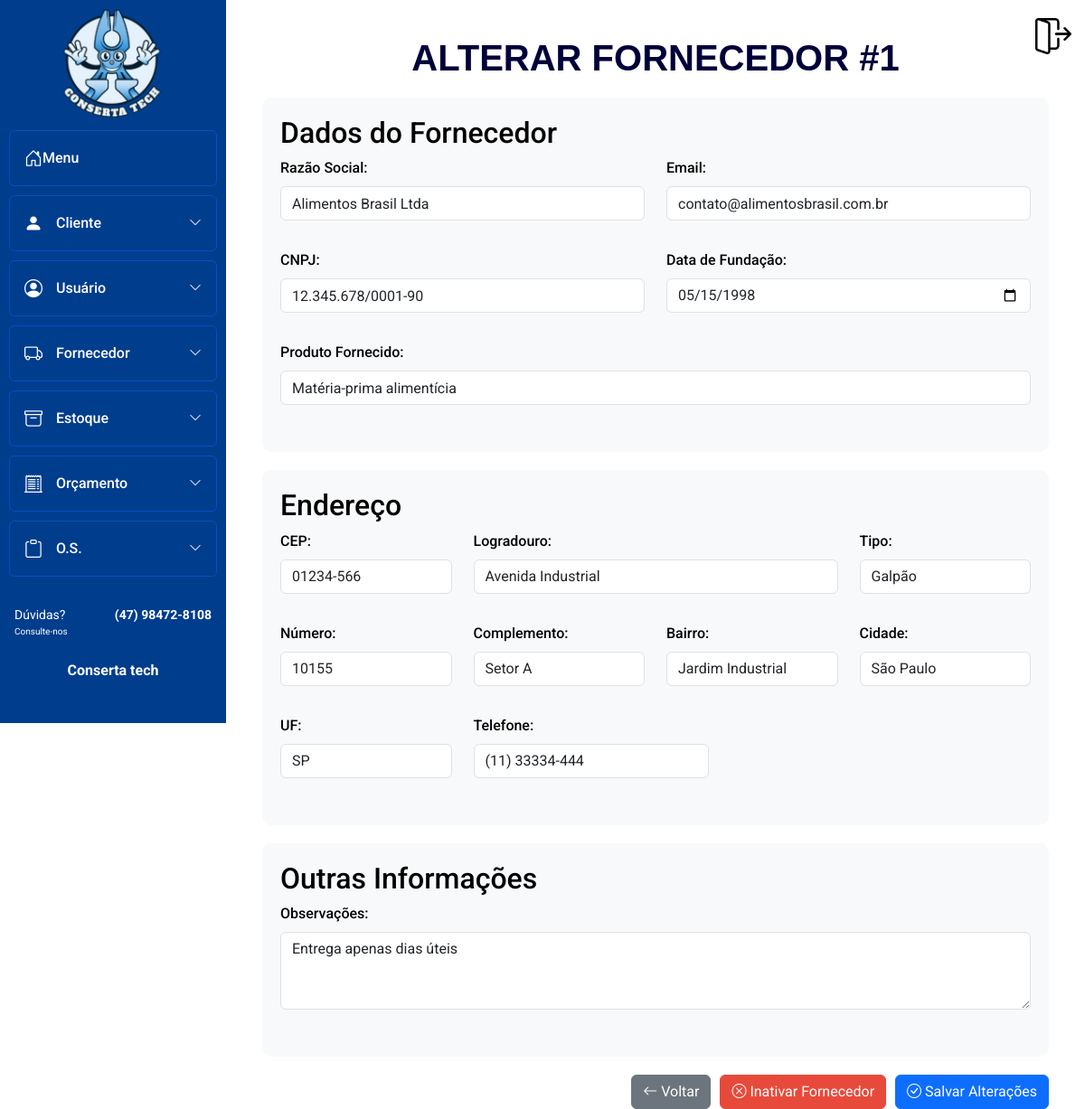
The app's page /sa_mod_bd/Fornecedor/alterar_fornecedor.php?id=1 (signed in) with its own data.
### tables this page shows
CREATE TABLE `fornecedor` (
  `id_fornecedor` int(11) NOT NULL,
  `id_usuario` int(11) NOT NULL,
  `email` varchar(100) DEFAULT NULL,
  `razao_social` varchar(50) NOT NULL,
  `cnpj` varchar(20) DEFAULT NULL,
  `data_fundacao` date DEFAULT NULL,
  `produto_fornecido` varchar(100) DEFAULT NULL,
  `data_cad` date DEFAULT NULL,
  `cep` varchar(10) DEFAULT NULL,
  `logradouro` varchar(80) DEFAULT NULL,
  `tipo` varchar(20) DEFAULT NULL,
  `complemento` varchar(15) DEFAULT NULL,
  `numero` int(11) DEFAULT NULL,
  `cidade` varchar(30) DEFAULT NULL,
  `uf` varchar(2) DEFAULT NULL,
  `bairro` varchar(20) DEFAULT NULL,
  `telefone` varchar(18) DEFAULT NULL,
  `observacoes` varchar(255) DEFAULT NULL,
  `inativo` tinyint(4) DEFAULT 0
);

### sa_mod_bd/Fornecedor/alterar_fornecedor.php (the view, shortened to what this page needs)
<?php
require_once '../Conexao/conexao.php';
$id_fornecedor = $_GET['id'];
try {
    $sql = "SELECT * FROM fornecedor WHERE id_fornecedor = :id_fornecedor";
    $stmt = $pdo->prepare($sql);
    $stmt->bindParam(':id_fornecedor', $id_fornecedor);
    $stmt->execute();
    $fornecedor = $stmt->fetch();
} catch (PDOException $e) {
    $_SESSION['mensagem'] = 'Erro ao carregar fornecedor: ' . $e->getMessage();
    $_SESSION['tipo_mensagem'] = 'error';
    header('Location: buscar_fornecedor.php');
    exit;
}
?>
<!DOCTYPE html>
<html lang="pt-BR">
<head>
    <link rel="stylesheet" href="../bootstrap/css/bootstrap.min.css">
    <link rel="stylesheet" href="https://cdn.jsdelivr.net/npm/bootstrap-icons@1.10.3/font/bootstrap-icons.css" />
    <link rel="stylesheet" href="../Menu_lateral/css-home-bar.css" />
    <link rel="stylesheet" href="https://cdn.jsdelivr.net/npm/notyf@3/notyf.min.css">
    <link href="https://cdn.jsdelivr.net/npm/bootstrap@5.3.0/dist/css/bootstrap.min.css" rel="stylesheet">
    <link rel="stylesheet" href="alterar.css">
</head>
<body>
    <div class="container">
        <h1>ALTERAR FORNECEDOR #<?= $fornecedor['id_fornecedor'] ?></h1>
        <?php include("../Menu_lateral/menu.php"); ?>
        <form method="POST" action="">
            <div class="form-section">
                <h2>Dados do Fornecedor</h2>
                <div class="row mb-3">
                    <div class="col-md-6">
                        <div class="form-group">
                            <label for="razao_social" class="form-label">Razão Social:</label>
                            <input type="text" id="razao_social" name="razao_social" class="form-control"
                                   value="<?= htmlspecialchars($fornecedor['razao_social']) ?>" required>
                        </div>
                    </div>
                    <div class="col-md-6">
                        <div class="form-group">
                            <label for="email" class="form-label">Email:</label>
                            <input type="email" id="email" name="email" class="form-control"
                                   value="<?= htmlspecialchars($fornecedor['email']) ?>">
                        </div>
                    </div>
                </div>
                <div class="row mb-3">
                    <div class="col-md-6">
                        <div class="form-group">
                            <label for="cnpj" class="form-label">CNPJ:</label>
                            <input type="text" id="cnpj" name="cnpj" class="form-control cnpj-mask"
                                   value="<?= htmlspecialchars($fornecedor['cnpj']) ?>">
                        </div>
                    </div>
                    <div class="col-md-6">
                        <div class="form-group">
                            <label for="data_fundacao" class="form-label">Data de Fundação:</label>
                            <input type="date" id="data_fundacao" name="data_fundacao" class="form-control"
                                   value="<?= $fornecedor['data_fundacao'] ?>">
                        </div>
                    </div>
                </div>
                <div class="row mb-3">
                    <div class="col-md-12">
                        <div class="form-group">
                            <label for="produto_fornecido" class="form-label">Produto Fornecido:</label>
                            <input type="text" id="produto_fornecido" name="produto_fornecido" class="form-control"
                                   value="<?= htmlspecialchars($fornecedor['produto_fornecido']) ?>">
                        </div>
                    </div>
                </div>
            </div>
            <div class="form-section">
                <h2>Endereço</h2>
                <div class="row mb-3">
                    <div class="col-md-3">
                        <div class="form-group">
                            <label for="cep" class="form-label">CEP:</label>
                            <input type="text" id="cep" name="cep" class="form-control cep-mask"
                                   value="<?= htmlspecialchars($fornecedor['cep']) ?>">
                        </div>
                    </div>
                    <div class="col-md-6">
                        <div class="form-group">
                            <label for="logradouro" class="form-label">Logradouro:</label>
                            <input type="text" id="logradouro" name="logradouro" class="form-control"
                                   value="<?= htmlspecialchars($fornecedor['logradouro']) ?>">
                        </div>
                    </div>
                    <div class="col-md-3">
                        <div class="form-group">
                            <label for="tipo" class="form-label">Tipo:</label>
                            <input type="text" id="tipo" name="tipo" class="form-control"
                                   value="<?= htmlspecialchars($fornecedor['tipo']) ?>">
                        </div>
                    </div>
                </div>
                <div class="row mb-3">
                    <div class="col-md-3">
                        <div class="form-group">
                            <label for="numero" class="form-label">Número:</label>
                            <input type="number" id="numero" name="numero" class="form-control"
                                   value="<?= htmlspecialchars($fornecedor['numero']) ?>">
                        </div>
                    </div>
                    <div class="col-md-3">
                        <div class="form-group">
                            <label for="complemento" class="form-label">Complemento:</label>
                            <input type="text" id="complemento" name="complemento" class="form-control"
                                   value="<?= htmlspecialchars($fornecedor['complemento']) ?>">
                        </div>
                    </div>
                    <div class="col-md-3">
                        <div class="form-group">
                            <label for="bairro" class="form-label">Bairro:</label>
                            <input type="text" id="bairro" name="bairro" class="form-control"
                                   value="<?= htmlspecialchars($fornecedor['bairro']) ?>">
                        </div>
                    </div>
                    <div class="col-md-3">
                        <div class="form-group">
                            <label for="cidade" class="form-label">Cidade:</label>
                            <input type="text" id="cidade" name="cidade" class="form-control"
                                   value="<?= htmlspecialchars($fornecedor['cidade']) ?>">
                        </div>
                    </div>
                </div>
                <div class="row mb-3">
                    <div class="col-md-3">
                        <div class="form-group">
                            <label for="uf" class="form-label">UF:</label>
                            <select id="uf" name="uf" class="form-control">
                                <option value="SP" <?= $fornecedor['uf'] == 'SP' ? 'selected' : '' ?>>SP</option>
                            </select>
                        </div>
                    </div>
                    <div class="col-md-4">
                        <div class="form-group">
                            <label for="telefone" class="form-label">Telefone:</label>
                            <input type="text" id="telefone" name="telefone" class="form-control phone-mask"
                                   value="<?= htmlspecialchars($fornecedor['telefone']) ?>">
                        </div>
                    </div>
                </div>
            </div>
            <div class="form-section">
                <h2>Outras Informações</h2>
                <div class="row mb-3">
                    <div class="col-md-12">
                        <div class="form-group">
                            <label for="observacoes" class="form-label">Observações:</label>
                            <textarea id="observacoes" name="observacoes" class="form-control" rows="3"><?= htmlspecialchars($fornecedor['observacoes']) ?></textarea>
                        </div>
                    </div>
                </div>
            </div>
            <div class="actions">
                <a href="buscar_fornecedor.php" class="btn btn-secondary">
                    <i class="bi bi-arrow-left"></i> Voltar
                </a>
                <button type="button" class="btn <?= $fornecedor['inativo'] == 1 ? 'btn-success' : 'btn-danger' ?>" data-bs-toggle="modal" data-bs-target="#confirmStatusModal">
                    <i class="bi <?= $fornecedor['inativo'] == 1 ? 'bi-check-circle' : 'bi-x-circle' ?>"></i>
                    <?= $fornecedor['inativo'] == 1 ? 'Ativar' : 'Inativar' ?> Fornecedor
                </button>
                <button type="submit" class="btn btn-primary">
                    <i class="bi bi-check-circle"></i> Salvar Alterações
                </button>
            </div>
        </form>
    </div>
</body>
</html>

### sa_mod_bd/Menu_lateral/css-home-bar.css (style rules this page uses)
* { margin: 0; padding: 0; box-sizing: border-box; font-family: 'Roboto', sans-serif; }
html, body { height: 100%; overflow-x: hidden; }

### sa_mod_bd/Fornecedor/alterar.css (style rules this page uses)
body { background-color: var(--background-color); color: var(--text-color); padding: 20px; display: flex; scrollbar-width: none; }
.container { max-width: 1400px; margin-left: 250px; padding: 20px; flex: 1; transition: margin-left 0.3s ease; }
h1 { text-align: center; font-weight: bold; color: rgb(0, 0, 58); margin-bottom: 20px; font-family: 'Poppins', sans-serif; }
.form-section { background-color: #f8f9fa; padding: 20px; border-radius: 10px; margin-bottom: 20px; }
.actions { display: flex; justify-content: flex-end; gap: 10px; margin-top: 20px; }
.btn-danger { background-color: #e74a3b; border-color: #e74a3b; }
.form-label { font-weight: 500; }

### records on screen
fornecedor: id_fornecedor "1", razao_social "Alimentos Brasil Ltda", email "contato@alimentosbrasil.com.br", cnpj "12.345.678/0001-90", data_fundacao "05/15/1998", produto_fornecido "Matéria-prima alimentícia", cep "01234-566", logradouro "Avenida Industrial", tipo "Galpão", numero "10155", complemento "Setor A", bairro "Jardim Industrial", cidade "São Paulo", uf "SP", telefone "(11) 33334-444", observacoes "Entrega apenas dias úteis"
